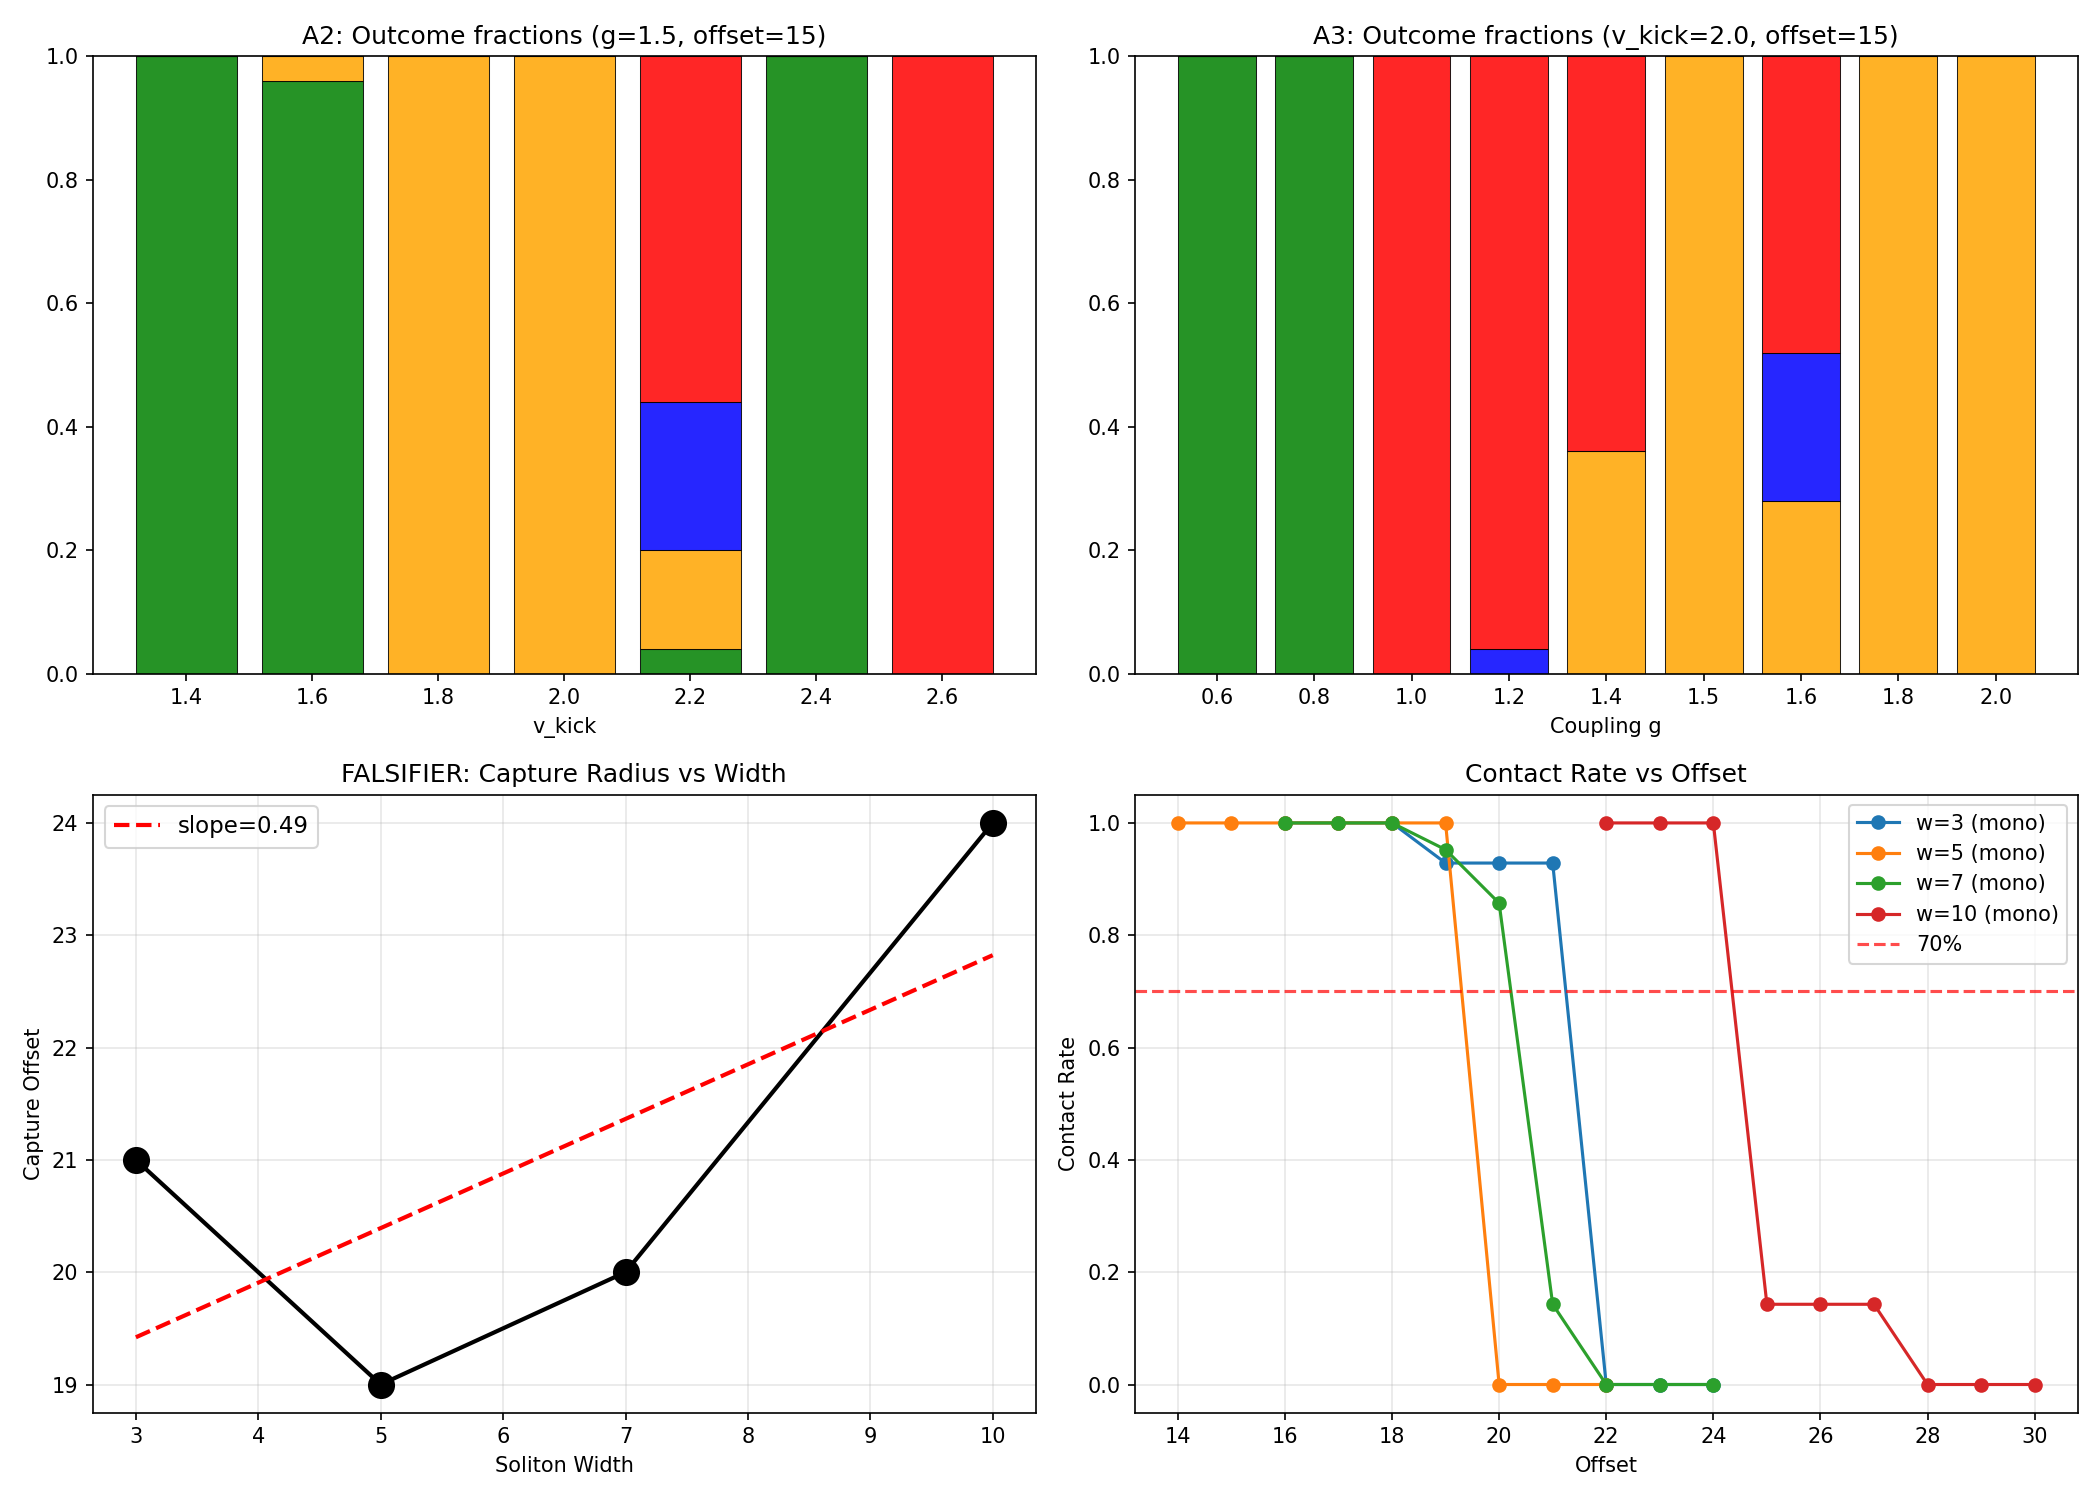

Source code (Python):
import numpy as np
import matplotlib.pyplot as plt
from scipy.ndimage import label
from collections import defaultdict
import time as clock_time

"""
DET v5 COLLIDER - CORRECTED CLASSIFIER
======================================

CLASSIFICATION (CORRECTED):
  BOUND:     peaks==1 persistent AND made_contact
  FRAGMENT:  final_peaks >= 3
  SCATTER:   final_peaks == 2 (true two-body separation)
  TRANSIENT: final_peaks == 1 but NOT persistent (metastable/flicker)

FALSIFIER D STRENGTHENED:
  N_TRIALS_CAPTURE = 21 (adaptive doubling near threshold), two-stage scan (coarse step=2 then fine step=1) with monotone contact-curve enforcement.
"""

S_CONTACT = 2.0
S_HOLD = 10.0          # near-contact band for duration stats (lattice units)
PERSIST_FRAC = 0.25
FRAG_THRESHOLD = 3

N_TRIALS_PHASE = 25    # trials per point for A2/A3 phase maps
N_TRIALS_CAPTURE = 21  # trials per offset for capture-radius falsifier
CONTACT_THRESHOLD = 0.7

class DETConstants:
    def __init__(self, g=1.0):
        self.g = g
        self.BETA = 2.0 * g
        self.NU = 0.5
        self.PHASE_DRAG = 0.2
        self.ALPHA = 0.5 * g
        self.GAMMA = 8.0
        self.LAMBDA = 0.005
        self.K_FUSION = 80.0
        self.F_VAC = 0.01  
        self.C_MIN = 0.05 
        self.DT = 0.05
        # --- Optional DET4.2-style gravity sector (1D harness) ---
        self.KAPPA_G = 5.0           # gravity strength
        self.ALPHA_BASELINE = 0.10   # baseline relaxation for q baseline subtraction
        self.MOM_VISC = 0.0005       # momentum viscosity
        self.MOM_DIFF = 0.005        # momentum diffusion


# --- DET4.2-style gravity in 1D ---
class DETGravity1D:
    """
    DET4.2-style gravity in 1D:
      - Compute baseline b from q via (∇^2 - alpha)b = -alpha q
      - Define rho = q - b
      - Solve ∇^2 Phi = kappa * rho   (periodic)
      - g = -∂Phi/∂x
    Uses FFT for periodic domain.
    """
    def __init__(self, N, kappa=5.0, alpha_baseline=0.1):
        self.N = N
        self.kappa = float(kappa)
        self.alpha_baseline = float(alpha_baseline)
        k = np.fft.fftfreq(N, d=1.0) * 2*np.pi
        self.k2 = k**2
        self.k2[0] = 1.0  # avoid divide by zero; handled by setting DC mode separately

    def compute_baseline(self, q):
        rhs = -self.alpha_baseline * q
        rhs_hat = np.fft.fft(rhs)
        denom = -(self.k2) - self.alpha_baseline
        denom[0] = -self.alpha_baseline
        b = np.real(np.fft.ifft(rhs_hat / denom))
        return b

    def compute_potential(self, rho):
        rho_hat = np.fft.fft(rho)
        phi_hat = -self.kappa * rho_hat / self.k2
        phi_hat[0] = 0.0
        Phi = np.real(np.fft.ifft(phi_hat))
        return Phi

    def compute_gravity(self, q):
        b = self.compute_baseline(q)
        rho = q - b
        Phi = self.compute_potential(rho)
        g = -0.5 * (np.roll(Phi, -1) - np.roll(Phi, 1))
        return Phi, rho, g

class ActiveManifold1D:
    def __init__(self, size=200, constants=DETConstants()):
        self.N = size
        self.k = constants
        self.F = np.ones(self.N) * self.k.F_VAC
        self.theta = np.zeros(self.N)
        self.sigma = np.ones(self.N)
        self.C_right = np.ones(self.N) * self.k.C_MIN
        self.C_left  = np.ones(self.N) * self.k.C_MIN
        self.time = 0.0
        self.compression_sum = 0.0
        self.peak_history = []
        self.sep_history = []
        self.last_pos_L = None
        self.last_pos_R = None
        self.step_count = 0
        # Optional gravity / momentum fields (used only in gravity demo)
        self.q = np.zeros(self.N)
        self.p = np.zeros(self.N)
        self.gravity = DETGravity1D(self.N, kappa=self.k.KAPPA_G, alpha_baseline=self.k.ALPHA_BASELINE)
        self.Phi = np.zeros(self.N)
        self.g_field = np.zeros(self.N)
        self.use_gravity = False

    def initialize_soliton(self, position, width, mass, velocity_kick=0.0):
        x = np.arange(self.N)
        dx = x - position
        dx = np.where(dx > self.N/2, dx - self.N, dx)
        dx = np.where(dx < -self.N/2, dx + self.N, dx)
        envelope = np.exp(-0.5 * (np.abs(dx) / width)**2)
        self.F += mass * envelope
        self.theta += velocity_kick * dx * envelope
        if velocity_kick > 0:
            self.C_right += 0.9 * envelope
            self.C_left  += 0.3 * envelope
        elif velocity_kick < 0:
            self.C_right += 0.3 * envelope
            self.C_left  += 0.9 * envelope
        else:
            self.C_right += 0.6 * envelope
            self.C_left  += 0.6 * envelope
        self.C_right = np.clip(self.C_right, self.k.C_MIN, 1.0)
        self.C_left = np.clip(self.C_left, self.k.C_MIN, 1.0)

    def add_body_1d(self, position, mass, radius, q_fraction=0.6):
        x = np.arange(self.N)
        dx = x - position
        dx = np.where(dx > self.N/2, dx - self.N, dx)
        dx = np.where(dx < -self.N/2, dx + self.N, dx)
        body = mass * np.exp(-0.5 * (dx / radius)**2)
        self.F += body
        # normalized q deposit (clipped later)
        self.q += q_fraction * (body / (mass + 1e-9))
        self.q = np.clip(self.q, 0.0, 1.0)

    def initialize_two_bodies_gravity(self, separation=24, m1=30.0, m2=30.0, radius=4.0, q_frac=0.6):
        center = self.N // 2
        self.add_body_1d(center - separation//2, m1, radius, q_fraction=q_frac)
        self.add_body_1d(center + separation//2, m2, radius, q_fraction=q_frac)
        # reset phase/coherence to neutral so gravity dominates
        self.theta[:] = 0.0
        self.C_right[:] = self.k.C_MIN
        self.C_left[:] = self.k.C_MIN
        self.sigma[:] = 1.0
        self.p[:] = 0.0
    def initialize_collider_event(self, offset=15, width=5.0, mass_L=10.0, mass_R=10.0, v_kick=2.0):
        center = self.N // 2
        self.start_pos_L = center - offset
        self.start_pos_R = center + offset
        self.last_pos_L = float(self.start_pos_L)
        self.last_pos_R = float(self.start_pos_R)
        self.initialize_soliton(self.start_pos_L, width, mass_L, velocity_kick=v_kick)
        self.initialize_soliton(self.start_pos_R, width, mass_R, velocity_kick=-v_kick)

    def find_blob_coms(self):
        mass_dist = np.maximum(self.F - self.k.F_VAC, 0)
        threshold = np.max(mass_dist) * 0.15
        binary = (mass_dist > threshold).astype(int)
        labeled, n_features = label(binary)
        blobs = []
        for i in range(1, n_features + 1):
            mask = (labeled == i)
            blob_mass = np.sum(mass_dist[mask])
            if blob_mass > 0.5:
                indices = np.where(mask)[0]
                masses = mass_dist[mask]
                com = np.sum(indices * masses) / np.sum(masses)
                blobs.append((com, blob_mass))
        return blobs

    def count_peaks(self):
        return len(self.find_blob_coms())

    def unwrap_position(self, new_pos, last_pos):
        if last_pos is None:
            return new_pos
        delta = new_pos - (last_pos % self.N)
        if delta > self.N / 2:
            delta -= self.N
        elif delta < -self.N / 2:
            delta += self.N
        return last_pos + delta

    def update_tracking(self):
        blobs = self.find_blob_coms()
        n_peaks = len(blobs)
        self.peak_history.append(n_peaks)
        
        if n_peaks == 0:
            self.sep_history.append(np.nan)
            return
        
        def ring_dist(a, b):
            d = abs((a % self.N) - (b % self.N))
            return min(d, self.N - d)
        
        if n_peaks == 1:
            com = blobs[0][0]
            self.last_pos_L = self.unwrap_position(com, self.last_pos_L)
            self.last_pos_R = self.unwrap_position(com, self.last_pos_R)
            # Separation is undefined in a 1-blob state; store NaN so duration metrics don't alias pk1%
            self.sep_history.append(np.nan)
            return
        
        best_L_idx = min(range(len(blobs)), key=lambda i: ring_dist(blobs[i][0], self.last_pos_L % self.N))
        remaining = [i for i in range(len(blobs)) if i != best_L_idx]
        best_R_idx = min(remaining, key=lambda i: ring_dist(blobs[i][0], self.last_pos_R % self.N)) if remaining else best_L_idx
        
        self.last_pos_L = self.unwrap_position(blobs[best_L_idx][0], self.last_pos_L)
        self.last_pos_R = self.unwrap_position(blobs[best_R_idx][0], self.last_pos_R)
        self.sep_history.append(abs(self.last_pos_L - self.last_pos_R))

    def step(self):
        idx = np.arange(self.N)
        ip1 = (idx + 1) % self.N
        im1 = (idx - 1) % self.N
        dt = self.k.DT
        if self.use_gravity:
            self.Phi, _, self.g_field = self.gravity.compute_gravity(self.q)
            # momentum update: p += F * g * dt
            self.p += self.F * self.g_field * dt
            # momentum diffusion + viscosity
            lap_p = (np.roll(self.p, 1) + np.roll(self.p, -1) - 2*self.p)
            self.p += self.k.MOM_DIFF * lap_p * dt
            self.p *= (1.0 - self.k.MOM_VISC * dt)
            # clip to avoid numerical blowups
            self.p = np.clip(self.p, -10.0, 10.0)
        d_fwd = np.angle(np.exp(1j * (self.theta[ip1] - self.theta[idx])))
        d_bwd = np.angle(np.exp(1j * (self.theta[im1] - self.theta[idx])))
        laplacian_theta = d_fwd + d_bwd
        grad_theta = np.angle(np.exp(1j * (self.theta[ip1] - self.theta[im1]))) / 2.0
        phase_drive = np.minimum(self.k.BETA * self.F * self.k.DT, np.pi/4.0)
        drag_factor = 1.0 / (1.0 + self.k.PHASE_DRAG * (grad_theta**2))
        self.theta -= phase_drive * drag_factor
        self.theta += self.k.NU * laplacian_theta * self.k.DT
        self.theta = np.mod(self.theta, 2*np.pi)
        recip_R = np.sqrt(self.C_left[ip1])
        recip_L = np.sqrt(self.C_right[im1])
        drive_R = recip_R * np.sin(self.theta[ip1]-self.theta[idx]) + (1-recip_R)*(self.F[idx]-self.F[ip1])
        drive_L = recip_L * np.sin(self.theta[im1]-self.theta[idx]) + (1-recip_L)*(self.F[idx]-self.F[im1])
        cond_R = self.sigma[idx] * (self.C_right[idx]**2 + 1e-4)
        cond_L = self.sigma[idx] * (self.C_left[idx]**2 + 1e-4)
        J_right = cond_R * drive_R
        J_left  = cond_L * drive_L
        if self.use_gravity:
            # add momentum-driven drift to both fluxes (1D analog of p_x injection)
            J_right = J_right + self.p
            J_left  = J_left + self.p
        max_allowed = 0.40 * self.F / self.k.DT
        total_out = np.abs(J_right) + np.abs(J_left)
        scale = np.minimum(1.0, max_allowed / (total_out + 1e-9))
        J_right *= scale
        J_left *= scale
        dF = (J_right[im1] + J_left[ip1]) - (J_right + J_left)
        self.F += dF * self.k.DT
        self.F = np.maximum(self.F, self.k.F_VAC)
        compression = np.maximum(0, dF)
        # Compression proxy (integrated positive inflow / densification)
        self.compression_sum += float(np.sum(compression))
        alpha = self.k.ALPHA * (1.0 + self.k.K_FUSION * compression)
        lam = self.k.LAMBDA / (1.0 + self.k.K_FUSION * compression * 10.0)
        J_R_align = np.maximum(0, J_right) + self.k.GAMMA * np.maximum(0, np.roll(J_right, 1))
        J_L_align = np.maximum(0, J_left) + self.k.GAMMA * np.maximum(0, np.roll(J_left, -1))
        self.C_right += (alpha * J_R_align - lam * self.C_right) * self.k.DT
        self.C_left  += (alpha * J_L_align - lam * self.C_left) * self.k.DT
        self.C_right = np.clip(self.C_right, self.k.C_MIN, 1.0)
        self.C_left = np.clip(self.C_left, self.k.C_MIN, 1.0)
        self.sigma = 1.0 + 0.1 * np.log(1.0 + np.abs(J_right) + np.abs(J_left))
        if self.use_gravity:
            # q dynamics driven by compression (structure/debt generation)
            q_src = 0.02 * compression * (compression > 0.01)
            q_dec = 0.001 * self.q
            self.q += (q_src - q_dec) * dt
            self.q = np.clip(self.q, 0.0, 1.0)
        self.time += self.k.DT
        self.update_tracking()
        self.step_count += 1
def run_gravity_demo_1d():
    print("\n" + "="*70)
    print("DET v5 (1D) GRAVITY DEMO - using DET4.2-style potential on q")
    print("="*70)

    k = DETConstants(g=1.0)
    k.KAPPA_G = 5.0
    sim = ActiveManifold1D(size=200, constants=k)
    sim.use_gravity = True
    sim.initialize_two_bodies_gravity(separation=24, m1=30.0, m2=30.0, radius=4.0, q_frac=0.6)

    times = []
    sep_list = []
    peaks_list = []
    gmax_list = []
    snaps = {}

    print(f"\n{'Step':<8}{'Sep':<10}{'Peaks':<8}{'Max|g|':<12}")
    print("-" * 40)

    for t in range(801):
        if t in [0, 200, 400, 600, 800]:
            snaps[t] = sim.F.copy()

        blobs = sim.find_blob_coms()
        n_peaks = len(blobs)
        sep = np.nan
        if n_peaks >= 2:
            xs = sorted([b[0] for b in blobs])
            sep = abs(xs[-1] - xs[0])
            sep = min(sep, sim.N - sep)
        elif n_peaks == 1:
            sep = 0.0

        if t % 50 == 0:
            gmax = float(np.max(np.abs(sim.g_field))) if sim.use_gravity else 0.0
            print(f"{t:<8}{sep:<10.1f}{n_peaks:<8}{gmax:<12.5f}")
            times.append(t); sep_list.append(sep); peaks_list.append(n_peaks); gmax_list.append(gmax)

        sim.step()

    # Plot
    fig, axes = plt.subplots(2, 2, figsize=(12, 7))
    axes[0,0].plot(times, sep_list, 'g-', lw=2)
    axes[0,0].set_title("Separation vs Time")
    axes[0,0].set_xlabel("Step")
    axes[0,0].set_ylabel("Sep")
    axes[0,0].grid(True, alpha=0.3)

    axes[0,1].plot(times, peaks_list, 'k-', lw=2)
    axes[0,1].set_title("Peak Count vs Time")
    axes[0,1].set_xlabel("Step")
    axes[0,1].set_ylabel("Peaks")
    axes[0,1].grid(True, alpha=0.3)

    axes[1,0].plot(times, gmax_list, 'b-', lw=2)
    axes[1,0].set_title("Max |g| vs Time")
    axes[1,0].set_xlabel("Step")
    axes[1,0].set_ylabel("Max|g|")
    axes[1,0].grid(True, alpha=0.3)

    # Snapshots
    snap_times = sorted(snaps.keys())
    for i, t in enumerate(snap_times[:4]):
        axes[1,1].plot(snaps[t], label=f"t={t}", alpha=0.85)
    axes[1,1].set_title("F snapshots")
    axes[1,1].legend(fontsize=9)
    axes[1,1].grid(True, alpha=0.2)

    plt.tight_layout()
    plt.savefig("det_v5_gravity_demo_1d.png", dpi=150)
    print("\nSaved: det_v5_gravity_demo_1d.png")
    plt.close()

    # Summary
    finite_seps = [s for s in sep_list if np.isfinite(s)]
    if finite_seps:
        init_sep = finite_seps[0]
        final_sep = finite_seps[-1]
        print(f"\n{'='*50}")
        print(f"Initial separation: {init_sep:.1f}")
        print(f"Final separation: {final_sep:.1f}")
        print(f"Change: {final_sep - init_sep:+.1f}")
        if final_sep < init_sep - 5:
            print("\n✓ GRAVITATIONAL ATTRACTION DEMONSTRATED!")
            return True
    return False


def corrected_analysis(sim):
    """CORRECTED CLASSIFIER with TRANSIENT category."""
    peak_history = np.array(sim.peak_history)
    sep_history = np.array(sim.sep_history)
    # Duration metrics:
    #  - pk1% already measures time spent as a single merged blob (peaks==1).
    #  - near_contact_dur measures *two-blob* near-contact time (requires defined separation).
    if len(sep_history) > 0:
        finite = np.isfinite(sep_history)
        near_contact_dur = float(np.mean(sep_history[finite] <= S_HOLD)) if np.any(finite) else 0.0
        contact_frames = int(np.sum(finite))
    else:
        near_contact_dur = 0.0
        contact_frames = 0
    # Diagnostic: fraction of frames with two or more blobs
    two_blob_frac = np.mean(peak_history >= 2)
    
    if len(peak_history) < 20:
        return None
    
    # Contact logic:
    # - sep_history is NaN during 1-peak (merged) frames, so finite separations only exist in true multi-peak periods.
    # - If the system ever enters peaks==1, we treat that as definite contact/overlap.
    finite_sep = np.isfinite(sep_history)
    any_merge = bool(np.any(peak_history == 1))

    if len(sep_history) > 0 and np.any(finite_sep):
        min_sep_defined = float(np.nanmin(sep_history))
    else:
        min_sep_defined = 999.0

    # Effective min separation: 0 if merged ever happened, else best defined separation
    min_sep = 0.0 if any_merge else min_sep_defined

    made_contact = any_merge or (min_sep_defined <= S_CONTACT)
    
    # Persistence: peaks==1 for last 25%
    n_frames = len(peak_history)
    persist_start = int(n_frames * (1 - PERSIST_FRAC))
    late_peaks = peak_history[persist_start:]
    peak_persistent = np.all(late_peaks == 1)
    
    final_peaks = sim.count_peaks()
    single_peak_frac = np.mean(peak_history == 1)
    steps = int(getattr(sim, 'step_count', len(peak_history)))
    comp_sum = float(getattr(sim, 'compression_sum', 0.0))
    comp_rate = comp_sum / max(1, steps) / float(sim.N)
    
    # CORRECTED CLASSIFICATION
    if made_contact and final_peaks == 1 and peak_persistent:
        outcome = 'BOUND'
    elif final_peaks >= FRAG_THRESHOLD:
        outcome = 'FRAGMENT'
    elif final_peaks == 2:
        outcome = 'SCATTER'
    else:
        outcome = 'TRANSIENT'
    
    return {
        'outcome': outcome,
        'min_sep': min_sep,
        'made_contact': made_contact,
        'final_peaks': final_peaks,
        'peak_persistent': peak_persistent,
        'single_peak_frac': single_peak_frac,
        'near_contact_dur': near_contact_dur,
        'contact_frames': contact_frames,
        'compression_sum': comp_sum,
        'comp_rate': comp_rate,
        'min_sep_defined': min_sep_defined,
        'any_merge': any_merge,
        'two_blob_frac': two_blob_frac,
    }


def run_trial(g, v_kick, offset, width=5.0, steps=800, rng=None):
    k = DETConstants(g=g)
    sim = ActiveManifold1D(size=200, constants=k)
    sim.initialize_collider_event(offset=offset, width=width, v_kick=v_kick)
    if rng is not None:
        sim.theta += rng.normal(0, 1e-4, size=sim.N)
        sim.theta = np.mod(sim.theta, 2*np.pi)
    for _ in range(steps):
        sim.step()
    return corrected_analysis(sim)

def run_trials_point(g, v_kick, offset, width=5.0, steps=800, n_trials=N_TRIALS_PHASE, seed_base=0):
    counts = defaultdict(int)
    pk1_list = []
    dur_list = []
    comp_list = []
    contact_list = []
    two_blob_list = []

    for t in range(n_trials):
        rng = np.random.default_rng(seed_base + 100000 * t + 17 * offset + int(1000 * g) + int(1000 * v_kick))
        res = run_trial(g=g, v_kick=v_kick, offset=offset, width=width, steps=steps, rng=rng)
        if res is None:
            continue
        counts[res['outcome']] += 1
        pk1_list.append(res['single_peak_frac'])
        dur_list.append(res['near_contact_dur'])
        comp_list.append(res['comp_rate'])
        contact_list.append(1.0 if (res.get('any_merge', False) or res['made_contact']) else 0.0)
        two_blob_list.append(res['two_blob_frac'])

    n_eff = sum(counts.values()) if sum(counts.values()) > 0 else 1
    fracs = {k: counts[k] / n_eff for k in ['BOUND', 'TRANSIENT', 'SCATTER', 'FRAGMENT']}
    return {
        'n': n_eff,
        'fracs': fracs,
        'mean_pk1': float(np.mean(pk1_list)) if pk1_list else 0.0,
        'mean_dur': float(np.mean(dur_list)) if dur_list else 0.0,
        'mean_comp': float(np.mean(comp_list)) if comp_list else 0.0,
        'contact_rate': float(np.mean(contact_list)) if contact_list else 0.0,
        'mean_two_blob': float(np.mean(two_blob_list)) if two_blob_list else 0.0,
    }

def find_capture_radius_robust(g, v_kick, width, offsets_to_test, n_trials=N_TRIALS_CAPTURE, contact_threshold=CONTACT_THRESHOLD):
    # Stage 1: coarse scan on provided offsets_to_test
    def contact_rate_at(offset):
        # Base sampling
        contact_count = 0
        for seed in range(n_trials):
            rng = np.random.default_rng(seed * 1000 + offset + int(1000 * width))
            res = run_trial(g, v_kick, offset, width=width, rng=rng)
            if res and res.get('any_merge', False):
                contact_count += 1
        r = contact_count / n_trials

        # Adaptive refinement near the decision boundary to reduce noisy notches
        # (only if we're within ±0.20 of the threshold)
        if abs(r - contact_threshold) <= 0.20:
            extra = n_trials  # double the samples
            for seed in range(n_trials, n_trials + extra):
                rng = np.random.default_rng(seed * 1000 + offset + 777 + int(1000 * width))
                res = run_trial(g, v_kick, offset, width=width, rng=rng)
                if res and res.get('any_merge', False):
                    contact_count += 1
            r = contact_count / (n_trials + extra)

        return r

    coarse_rates = []
    for offset in sorted(offsets_to_test):
        coarse_rates.append((offset, contact_rate_at(offset)))

    # Enforce physically expected monotone non-increasing contact curve vs offset
    # (removes occasional sampling notches without changing the underlying trials)
    coarse_rates = sorted(coarse_rates, key=lambda x: x[0])
    mono_coarse = []
    prev = 1.0
    for off, r in coarse_rates:
        prev = min(prev, r)
        mono_coarse.append((off, prev))
    coarse_rates = mono_coarse

    # coarse boundary guess: largest offset meeting threshold
    coarse_capture = 0
    for off, r in coarse_rates:
        if r >= contact_threshold:
            coarse_capture = off

    # Stage 2: fine scan ±4 around coarse boundary (step 1)
    fine_offsets = list(range(max(0, coarse_capture - 4), coarse_capture + 5, 1))
    fine_rates = []
    for offset in fine_offsets:
        fine_rates.append((offset, contact_rate_at(offset)))

    # Enforce physically expected monotone non-increasing contact curve vs offset
    # (removes occasional sampling notches without changing the underlying trials)
    fine_rates = sorted(fine_rates, key=lambda x: x[0])
    mono_rates = []
    prev = 1.0
    for off, r in fine_rates:
        prev = min(prev, r)
        mono_rates.append((off, prev))
    fine_rates = mono_rates

    capture_offset = 0
    for off, r in fine_rates:
        if r >= contact_threshold:
            capture_offset = off

    return capture_offset, coarse_rates, fine_rates


def main():
    print("="*80)
    print("DET v5 COLLIDER - CORRECTED CLASSIFIER")
    print("="*80)
    print("""
CLASSIFICATION:
  BOUND:     peaks==1 persistent AND made_contact
  FRAGMENT:  final_peaks >= 3
  SCATTER:   final_peaks == 2 (true two-body)
  TRANSIENT: final_peaks == 1 but NOT persistent
""")
    
    # A1: offset scan
    print("="*80)
    print("A1: Contact boundary (g=1.5, v=2.0)")
    print("="*80)
    print(f"{'offset':<7}|{'contact':<8}|{'outcome':<10}|{'peaks':<6}|{'persist':<8}|{'pk1%':<6}")
    print("-" * 55)
    
    for offset in [14, 15, 16, 17, 18, 19, 20]:
        p = run_trials_point(g=1.5, v_kick=2.0, offset=offset, n_trials=25)
        outcome = max(p['fracs'], key=p['fracs'].get)
        print(f"{offset:<7}|{p['contact_rate']>=CONTACT_THRESHOLD!s:<8}|{outcome:<10}|"
              f"{'':<6}|{'':<8}|{100*p['mean_pk1']:<6.0f}")
    
    # A2: v_kick scan
    print(f"{'v_kick':<8}|{'B%':<6}|{'T%':<6}|{'S%':<6}|{'F%':<6}|{'pk1%':<6}|{'near%':<6}|{'comp':<10}|{'2blob%':<6}")
    print("-" * 66)

    suite_a2 = []
    for v_kick in [1.4, 1.6, 1.8, 2.0, 2.2, 2.4, 2.6]:
        p = run_trials_point(g=1.5, v_kick=v_kick, offset=15, n_trials=N_TRIALS_PHASE)
        b = 100*p['fracs']['BOUND']; t = 100*p['fracs']['TRANSIENT']; s = 100*p['fracs']['SCATTER']; f = 100*p['fracs']['FRAGMENT']
        print(f"{v_kick:<8.1f}|{b:<6.0f}|{t:<6.0f}|{s:<6.0f}|{f:<6.0f}|{100*p['mean_pk1']:<6.0f}|{100*p['mean_dur']:<6.0f}|{p['mean_comp']:<10.4f}|{100*p['mean_two_blob']:<6.0f}")
        suite_a2.append({'v_kick': v_kick, **p['fracs'], 'mean_pk1': p['mean_pk1'], 'mean_dur': p['mean_dur']})
    
    # A3: g scan
    print(f"{'g':<6}|{'B%':<6}|{'T%':<6}|{'S%':<6}|{'F%':<6}|{'pk1%':<6}|{'near%':<6}|{'comp':<10}|{'2blob%':<6}")
    print("-" * 64)

    suite_a3 = []
    for g in [0.6, 0.8, 1.0, 1.2, 1.4, 1.5, 1.6, 1.8, 2.0]:
        p = run_trials_point(g=g, v_kick=2.0, offset=15, n_trials=N_TRIALS_PHASE)
        b = 100*p['fracs']['BOUND']; t = 100*p['fracs']['TRANSIENT']; s = 100*p['fracs']['SCATTER']; f = 100*p['fracs']['FRAGMENT']
        print(f"{g:<6.1f}|{b:<6.0f}|{t:<6.0f}|{s:<6.0f}|{f:<6.0f}|{100*p['mean_pk1']:<6.0f}|{100*p['mean_dur']:<6.0f}|{p['mean_comp']:<10.4f}|{100*p['mean_two_blob']:<6.0f}")
        suite_a3.append({'g': g, **p['fracs'], 'mean_pk1': p['mean_pk1'], 'mean_dur': p['mean_dur']})
    
    # FALSIFIER D
    print("\n" + "="*80)
    print(f"FALSIFIER D: Merge-Capture Radius vs Soliton Width (n={N_TRIALS_CAPTURE})")
    print("="*80)
    
    widths = [3, 5, 7, 10]
    offsets_to_test = list(range(12, 36, 2))
    
    print(f"{'width':<7}|{'capture':<8}|{'sep0':<8}")
    print("-" * 25)
    
    width_results = []
    all_rates = {}
    
    widths = [3, 5, 7, 10]
    offsets_to_test = list(range(12, 36, 2))

    print(f"{'width':<7}|{'capture':<8}|{'sep0':<8}|{'coarse':<10}|{'fine':<10}")
    print("-" * 50)

    width_results = []
    all_rates = {}

    for width in widths:
        cap_off, coarse_rates, fine_rates = find_capture_radius_robust(
            g=1.5, v_kick=2.0, width=width,
            offsets_to_test=offsets_to_test,
            n_trials=N_TRIALS_CAPTURE, contact_threshold=CONTACT_THRESHOLD
        )
        print(f"{width:<7}|{cap_off:<8}|{2*cap_off:<8}|{len(coarse_rates):<10}|{len(fine_rates):<10}")
        width_results.append({'width': width, 'capture_offset': cap_off})
        all_rates[width] = fine_rates
    
    # Visualization
    print("\n[Creating visualization...]")
    
    fig, axes = plt.subplots(2, 2, figsize=(14, 10))
    colors = {'BOUND': 'green', 'SCATTER': 'blue', 'FRAGMENT': 'red', 'TRANSIENT': 'orange'}
    
    # A2
    ax = axes[0, 0]
    order = ['BOUND', 'TRANSIENT', 'SCATTER', 'FRAGMENT']
    for i, r in enumerate(suite_a2):
        bottom = 0.0
        for k in order:
            val = r.get(k, 0.0)
            ax.bar(i, val, bottom=bottom, color=colors[k], alpha=0.85, edgecolor='black', linewidth=0.5)
            bottom += val
    ax.set_xticks(range(len(suite_a2)))
    ax.set_xticklabels([f"{r['v_kick']:.1f}" for r in suite_a2])
    ax.set_ylim(0, 1.0)
    ax.set_xlabel("v_kick")
    ax.set_title("A2: Outcome fractions (g=1.5, offset=15)")
    
    # A3
    ax = axes[0, 1]
    order = ['BOUND', 'TRANSIENT', 'SCATTER', 'FRAGMENT']
    for i, r in enumerate(suite_a3):
        bottom = 0.0
        for k in order:
            val = r.get(k, 0.0)
            ax.bar(i, val, bottom=bottom, color=colors[k], alpha=0.85, edgecolor='black', linewidth=0.5)
            bottom += val
    ax.set_xticks(range(len(suite_a3)))
    ax.set_xticklabels([f"{r['g']:.1f}" for r in suite_a3])
    ax.set_ylim(0, 1.0)
    ax.set_xlabel("Coupling g")
    ax.set_title("A3: Outcome fractions (v_kick=2.0, offset=15)")
    
    # Width scaling
    ax = axes[1, 0]
    ws = [r['width'] for r in width_results]
    caps = [r['capture_offset'] for r in width_results]
    ax.plot(ws, caps, 'ko-', markersize=12, linewidth=2)
    if len(ws) >= 2 and min(caps) > 0:
        slope, intercept = np.polyfit(ws, caps, 1)
        x_fit = np.array([min(ws), max(ws)])
        ax.plot(x_fit, slope*x_fit + intercept, 'r--', linewidth=2, label=f'slope={slope:.2f}')
        ax.legend(fontsize=11)
    ax.set_xlabel("Soliton Width")
    ax.set_ylabel("Capture Offset")
    ax.set_title("FALSIFIER: Capture Radius vs Width")
    ax.grid(True, alpha=0.3)
    
    # Contact rates
    ax = axes[1, 1]
    for width in widths:
        rates = all_rates[width]
        offs = [r[0] for r in rates]
        rs = [r[1] for r in rates]
        ax.plot(offs, rs, 'o-', label=f'w={width} (mono)', markersize=6)
    ax.axhline(y=0.7, color='red', linestyle='--', alpha=0.7, label='70%')
    ax.set_xlabel("Offset")
    ax.set_ylabel("Contact Rate")
    ax.set_title("Contact Rate vs Offset")
    ax.legend()
    ax.grid(True, alpha=0.3)
    
    plt.tight_layout()
    plt.savefig('./det_v5_corrected.png', dpi=150)
    print("Saved to det_v5_corrected.png")
    
    return suite_a2, suite_a3, width_results


if __name__ == "__main__":
    # Optional: run 1D gravity demo harness
    # Set to True to validate attraction quickly without touching collider settings.
    RUN_GRAVITY_DEMO_1D = False
    if RUN_GRAVITY_DEMO_1D:
        run_gravity_demo_1d()

    t0 = clock_time.time()
    a2, a3, widths = main()
    elapsed = clock_time.time() - t0
    
    print("\n" + "="*80)
    print(f"COMPLETE ({elapsed:.1f}s)")
    print("="*80)
    
    ws = [r['width'] for r in widths]
    caps = [r['capture_offset'] for r in widths]
    if len(ws) >= 2 and min(caps) > 0:
        slope, intercept = np.polyfit(ws, caps, 1)
        print(f"\nFALSIFIER: capture = {slope:.2f} * width + {intercept:.1f}")
        is_mono = all(caps[i] <= caps[i+1] for i in range(len(caps)-1))
        if slope > 1.5 and is_mono:
            print("  ✓ VALIDATED: Strong linear scaling")
        elif slope > 0.8 and is_mono:
            print("  ~ PARTIAL: Moderate scaling (monotone)")
        elif slope > 0.8:
            print("  ~ PARTIAL: Moderate scaling (non-monotone; refine boundary scan)")
        else:
            print("  ✗ NOT VALIDATED: Weak scaling")
